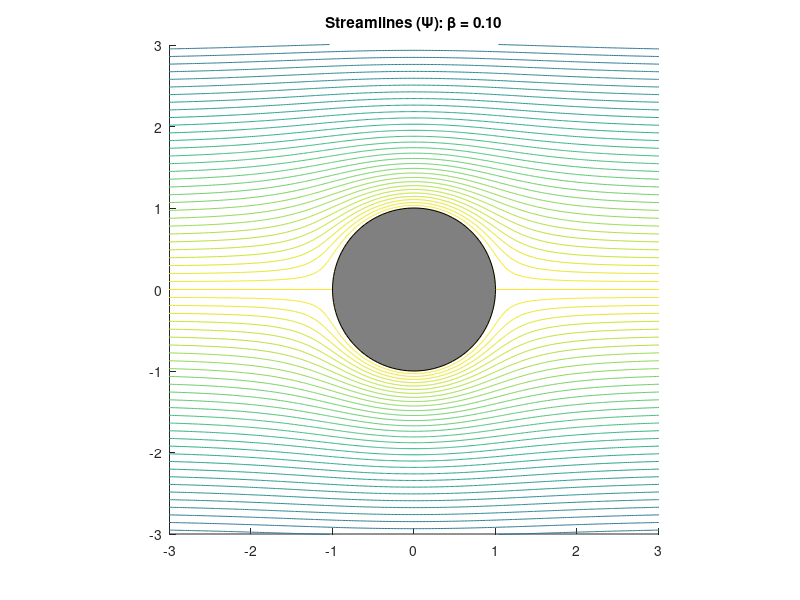

Recreate this plot in MATLAB.
clear all;
clf;

r = linspace(1, 10, 513);
t = linspace(0, pi, 513);
[R, T] = ndgrid(r, t);
beta = 0.1;

Du = 1;
zeta = 10;
U = beta * (Du*log(16) + zeta)/(1 + 2*Du);
Psi = U * 0.5 * (R.^(-2) - R) .* sin(T);

z = Psi;
z(:, [1 end]) = 0;
x = R .* cos(T);
y = R .* sin(T);
c = linspace(-1, 1, 101)*beta*10;
hold on;
contour(x, y, z, c)
contour(x, -y, z, c)
t = linspace(0, 2*pi, 100);
fill(cos(t), sin(t), [1 1 1]*0.5)
axis([-1 1 -1 1]*3)
axis equal
title(sprintf('Streamlines (\\Psi): \\beta = %.2f', beta))
print('-depsc2', 'LinearStokes_Psi.eps')
